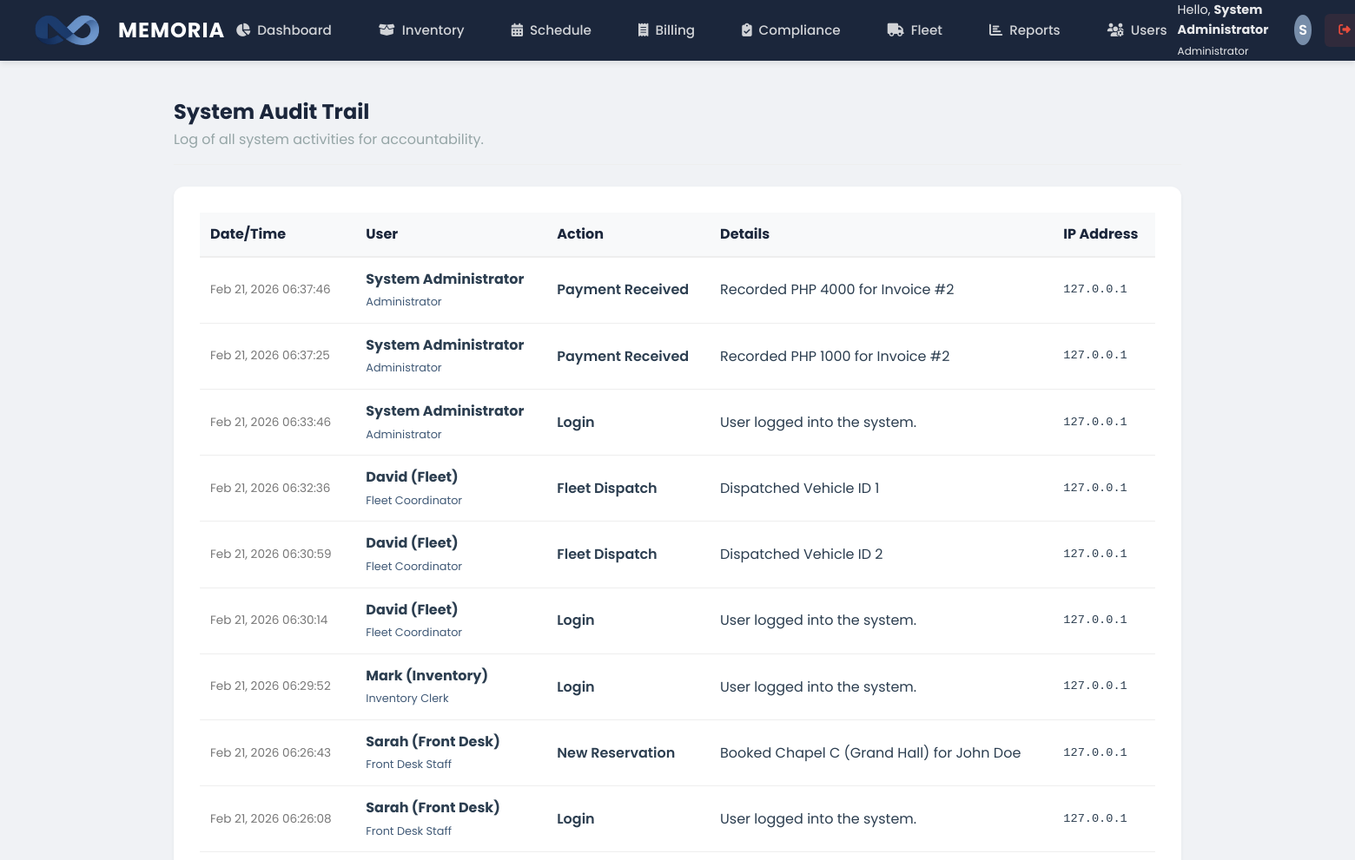
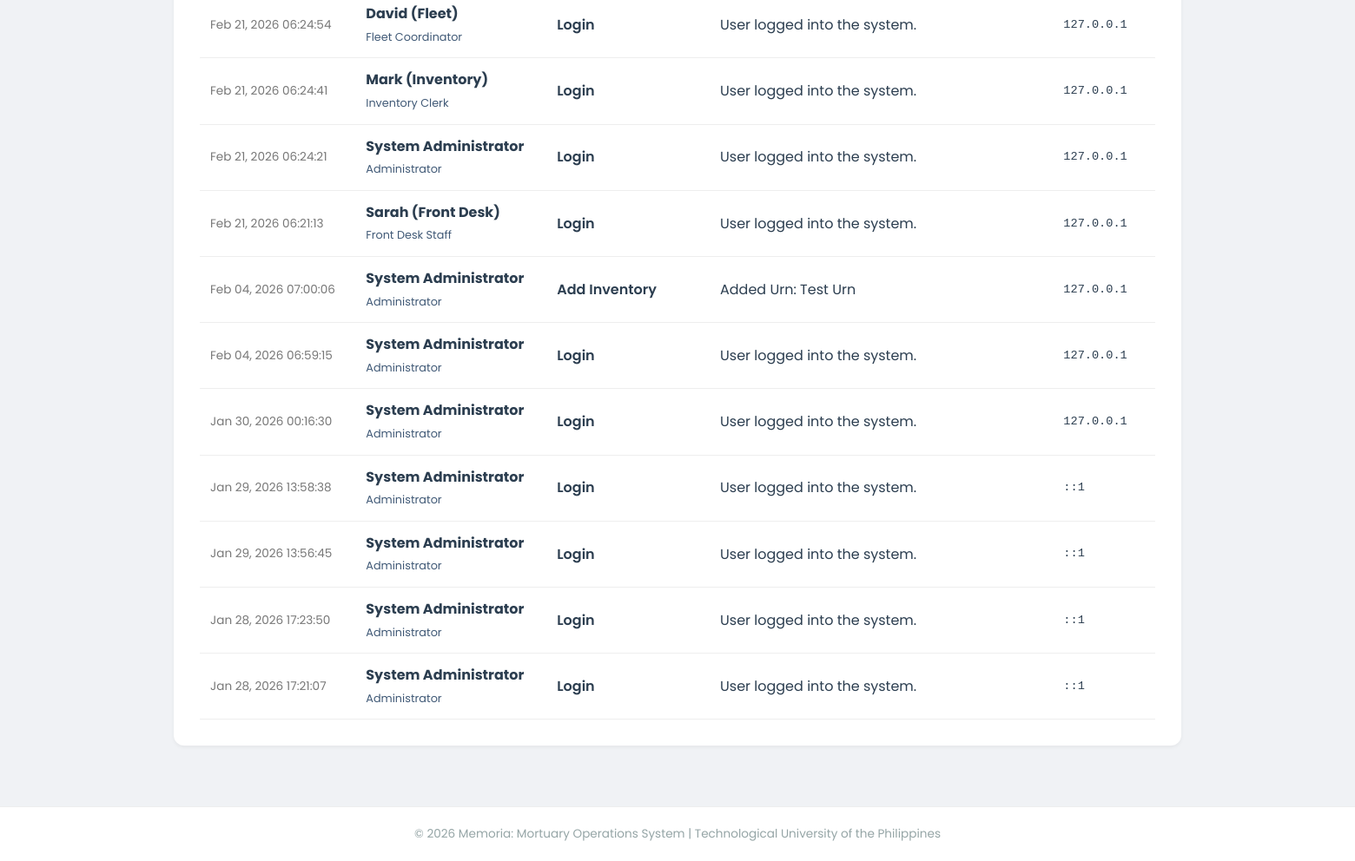
The page /modules/admin/audit_trail.php (signed in) on the database its author committed (2 pictures, top to bottom).
### tables this page shows
CREATE TABLE `audit_logs` (
  `id` int(11) NOT NULL,
  `user_id` int(11) DEFAULT NULL,
  `action` varchar(50) DEFAULT NULL,
  `details` text DEFAULT NULL,
  `ip_address` varchar(45) DEFAULT NULL,
  `created_at` timestamp NOT NULL DEFAULT current_timestamp()
);

CREATE TABLE `users` (
  `id` int(11) NOT NULL,
  `username` varchar(50) NOT NULL,
  `password` varchar(255) NOT NULL,
  `full_name` varchar(100) NOT NULL,
  `role` enum('Administrator','Front Desk Staff','Inventory Clerk','Fleet Coordinator','Driver') NOT NULL,
  `contact_info` varchar(100) DEFAULT NULL,
  `created_at` timestamp NOT NULL DEFAULT current_timestamp()
);

### modules/admin/audit_trail.php (the view, shortened to what this page needs)
<?php
include('../../includes/header.php');
?>
<div class="panel-header">
    <div>
        <h1 style="font-size: 1.5rem; color: var(--deep-navy);">System Audit Trail</h1>
        <p style="color: var(--text-light);">Log of all system activities for accountability.</p>
    </div>
</div>
<div class="panel">
    <table style="width: 100%; border-collapse: collapse;">
        <thead>
            <tr style="background: #f8f9fa; text-align: left; color: var(--deep-navy);">
                <th style="padding: 12px; border-bottom: 2px solid #eee;">Date/Time</th>
                <th style="padding: 12px; border-bottom: 2px solid #eee;">User</th>
                <th style="padding: 12px; border-bottom: 2px solid #eee;">Action</th>
                <th style="padding: 12px; border-bottom: 2px solid #eee;">Details</th>
                <th style="padding: 12px; border-bottom: 2px solid #eee;">IP Address</th>
            </tr>
        </thead>
        <tbody>
            <?php
            $query = "SELECT a.*, u.full_name, u.role
                      FROM audit_logs a
                      LEFT JOIN users u ON a.user_id = u.id
                      ORDER BY a.created_at DESC LIMIT 50";
            $result = mysqli_query($conn, $query);
            if (mysqli_num_rows($result) > 0) {
                while ($row = mysqli_fetch_assoc($result)) {
                    echo "<tr>
                        <td style='padding: 12px; border-bottom: 1px solid #eee; color: #777; font-size: 0.85rem;'>" . date('M d, Y H:i:s', strtotime($row['created_at'])) . "</td>
                        <td style='padding: 12px; border-bottom: 1px solid #eee;'>
                            <strong>" . htmlspecialchars($row['full_name']) . "</strong><br>
                            <span style='font-size: 0.8rem; color: var(--slate-blue);'>" . htmlspecialchars($row['role']) . "</span>
                        </td>
                        <td style='padding: 12px; border-bottom: 1px solid #eee; font-weight: 600;'>" . htmlspecialchars($row['action']) . "</td>
                        <td style='padding: 12px; border-bottom: 1px solid #eee;'>" . htmlspecialchars($row['details']) . "</td>
                        <td style='padding: 12px; border-bottom: 1px solid #eee; font-family: monospace; font-size: 0.85rem;'>" . htmlspecialchars($row['ip_address']) . "</td>
                    </tr>";
                }
            } else {
                echo "<tr><td colspan='5' style='text-align: center; padding: 20px;'>No logs recorded yet.</td></tr>";
            }
            ?>
        </tbody>
    </table>
</div>
<?php include('../../includes/footer.php'); ?>

### assets/css/style.css (style rules this page uses)
:root { --deep-navy: #1B263B; --slate-blue: #415A77; --cloud-gray: #E0E1DD; --muted-teal: #778DA9; --white: #FFFFFF; --danger: #e74c3c; --success: #2ecc71; --text-dark: #2c3e50; --text-light: #95a5a6; --shadow-sm: 0 2px 4px rgba(0,0,0,0.05); --shadow-md: 0 4px 6px rgba(0,0,0,0.07); --shadow-lg: 0 10px 15px rgba(0,0,0,0.1); }
* { margin: 0; padding: 0; box-sizing: border-box; }
body { font-family: 'Poppins', sans-serif; background-color: #F0F2F5; color: var(--text-dark); line-height: 1.6; min-height: 100vh; display: flex; flex-direction: column; }
.panel { background: var(--white); border-radius: 12px; box-shadow: var(--shadow-sm); padding: 30px; margin-bottom: 30px; }
.panel-header { display: flex; justify-content: space-between; align-items: center; margin-bottom: 25px; border-bottom: 1px solid #eee; padding-bottom: 15px; }

### rows shown on the page
audit_logs: created_at "Feb 21, 2026 06:37:46", user.full_name "System Administrator", user.role "Administrator", action "Payment Received", details "Recorded PHP 4000 for Invoice #2", ip_address "127.0.0.1"
audit_logs: created_at "Feb 21, 2026 06:37:25", user.full_name "System Administrator", user.role "Administrator", action "Payment Received", details "Recorded PHP 1000 for Invoice #2", ip_address "127.0.0.1"
audit_logs: created_at "Feb 21, 2026 06:33:46", user.full_name "System Administrator", user.role "Administrator", action "Login", details "User logged into the system.", ip_address "127.0.0.1"
audit_logs: created_at "Feb 21, 2026 06:32:36", user.full_name "David (Fleet)", user.role "Fleet Coordinator", action "Fleet Dispatch", details "Dispatched Vehicle ID 1", ip_address "127.0.0.1"
audit_logs: created_at "Feb 21, 2026 06:30:59", user.full_name "David (Fleet)", user.role "Fleet Coordinator", action "Fleet Dispatch", details "Dispatched Vehicle ID 2", ip_address "127.0.0.1"
audit_logs: created_at "Feb 21, 2026 06:30:14", user.full_name "David (Fleet)", user.role "Fleet Coordinator", action "Login", details "User logged into the system.", ip_address "127.0.0.1"
audit_logs: created_at "Feb 21, 2026 06:29:52", user.full_name "Mark (Inventory)", user.role "Inventory Clerk", action "Login", details "User logged into the system.", ip_address "127.0.0.1"
audit_logs: created_at "Feb 21, 2026 06:26:43", user.full_name "Sarah (Front Desk)", user.role "Front Desk Staff", action "New Reservation", details "Booked Chapel C (Grand Hall) for John Doe", ip_address "127.0.0.1"
audit_logs: created_at "Feb 21, 2026 06:26:08", user.full_name "Sarah (Front Desk)", user.role "Front Desk Staff", action "Login", details "User logged into the system.", ip_address "127.0.0.1"
audit_logs: created_at "Feb 21, 2026 06:24:54", user.full_name "David (Fleet)", user.role "Fleet Coordinator", action "Login", details "User logged into the system.", ip_address "127.0.0.1"
audit_logs: created_at "Feb 21, 2026 06:24:41", user.full_name "Mark (Inventory)", user.role "Inventory Clerk", action "Login", details "User logged into the system.", ip_address "127.0.0.1"
audit_logs: created_at "Feb 21, 2026 06:24:21", user.full_name "System Administrator", user.role "Administrator", action "Login", details "User logged into the system.", ip_address "127.0.0.1"
audit_logs: created_at "Feb 21, 2026 06:21:13", user.full_name "Sarah (Front Desk)", user.role "Front Desk Staff", action "Login", details "User logged into the system.", ip_address "127.0.0.1"
audit_logs: created_at "Feb 04, 2026 07:00:06", user.full_name "System Administrator", user.role "Administrator", action "Add Inventory", details "Added Urn: Test Urn", ip_address "127.0.0.1"
audit_logs: created_at "Feb 04, 2026 06:59:15", user.full_name "System Administrator", user.role "Administrator", action "Login", details "User logged into the system.", ip_address "127.0.0.1"
audit_logs: created_at "Jan 30, 2026 00:16:30", user.full_name "System Administrator", user.role "Administrator", action "Login", details "User logged into the system.", ip_address "127.0.0.1"
audit_logs: created_at "Jan 29, 2026 13:58:38", user.full_name "System Administrator", user.role "Administrator", action "Login", details "User logged into the system.", ip_address "::1"
audit_logs: created_at "Jan 29, 2026 13:56:45", user.full_name "System Administrator", user.role "Administrator", action "Login", details "User logged into the system.", ip_address "::1"
audit_logs: created_at "Jan 28, 2026 17:23:50", user.full_name "System Administrator", user.role "Administrator", action "Login", details "User logged into the system.", ip_address "::1"
audit_logs: created_at "Jan 28, 2026 17:21:07", user.full_name "System Administrator", user.role "Administrator", action "Login", details "User logged into the system.", ip_address "::1"

### other values the page prints
$_SESSION['full_name'] "System Administrator"
$_SESSION['role'] "Administrator"
substr($_SESSION['full_name'], 0, 1) "S"
